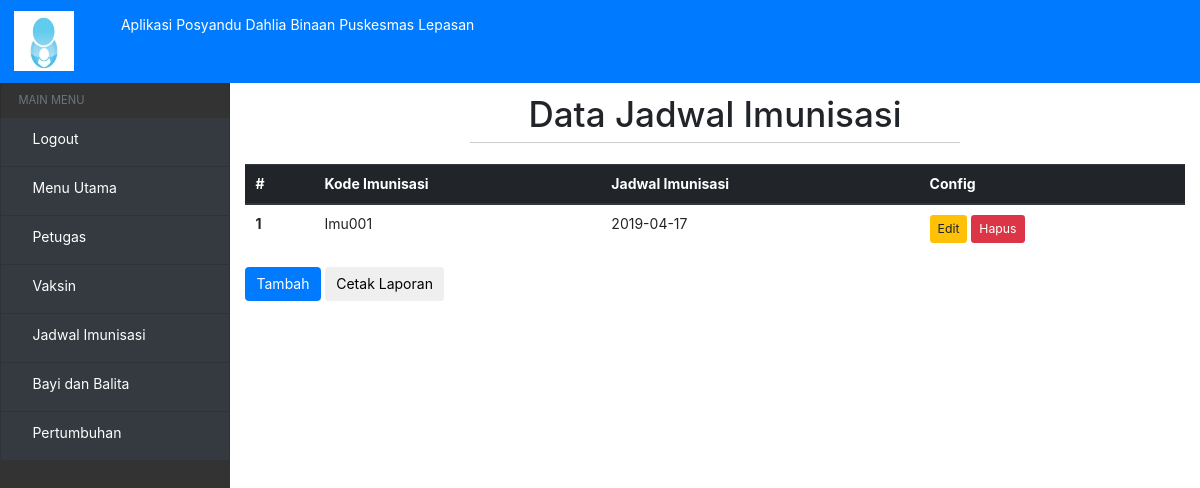
Before: /?view=jadwal-imunisasi (signed in) with the older database file.
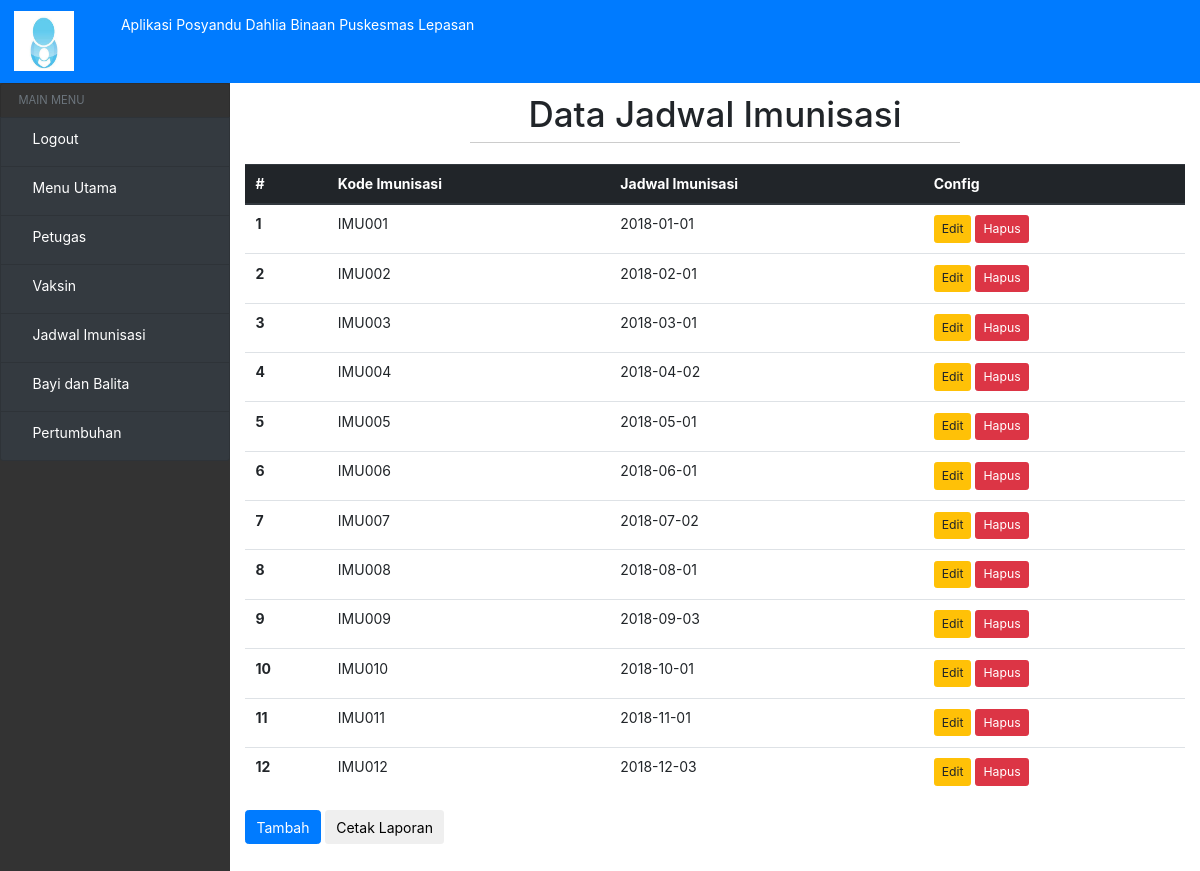
After: the same page with the newer database file.
### tables this page shows
CREATE TABLE `jadwal_imunisasi` (
  `Kode_imunisasi` varchar(10) NOT NULL,
  `Jadwal_imunisasi` date NOT NULL
);

### models/admin.php (called while the page is built, shortened)
<?php
class Admin
{
  private $mysqli;
  function __construct($mysqli)
  {
    $this->mysqli = $mysqli;
  }
public function showImunisasi(){
  $db = $this->mysqli->conn;
  $sql = "SELECT * FROM jadwal_imunisasi";
  $query = $db->query($sql);
  return $query;
}
}
?>

### view/jadwal-imunisasi/jadwal-imunisasi.php (the view, shortened to what this page needs)
<?php if (@$_SESSION['user']) { ?>
<div class="header-hal">
    <h1>Data Jadwal Imunisasi</h1>
    <hr>
</div>
<div class="table-responsive">
<table class="table" id="table">
  <thead class="thead-dark">
    <tr>
      <th scope="col">#</th>
      <th scope="col">Kode Imunisasi</th>
      <th scope="col">Jadwal Imunisasi</th>
      <?php if (@$_SESSION['hak_akses'] == 0) { ?>
      <th scope="col">Config</th>
      <?php } ?>
    </tr>
  </thead>
  <tbody>
      <?php
     $data = $objAdmin->showImunisasi();
     $no = 1;
     while ($a = $data->fetch_object()) {
         ?>
    <tr>
      <th scope="row"><?= $no ?></th>
      <td><?= $a->Kode_imunisasi; ?></td>
      <td><?= $a->Jadwal_imunisasi; ?></td>
      <?php if (@$_SESSION['hak_akses'] == 0) { ?>
      <td>
          <a href="?view=rubah-imunisasi&kode=<?=$a->Kode_imunisasi; ?>" class="btn btn-sm btn-warning">Edit</a>
          <a href="?view=hapus-imunisasi&kode=<?=$a->Kode_imunisasi; ?>" class="btn btn-sm btn-danger">Hapus</a>
      </td>
      <?php } ?>
    </tr>
    <?php
     $no++;
     }
     ?>
  </tbody>
</table>
</div>
<?php if (@$_SESSION['hak_akses'] == 0) { ?>
<a href="?view=tambah-imunisasi">
    <button type="button" class="btn btn-primary">Tambah</button>
</a>
<a href="view/laporan/laporan-jadwal-imunisasi.php">
    <button type="button" class="btn btn-default">Cetak Laporan</button>
</a>
<?php } ?>
<?php } ?>

Changed rows visible on the page:
removed jadwal_imunisasi: Kode_imunisasi "Imu001", Jadwal_imunisasi "2019-04-17"
added jadwal_imunisasi: Kode_imunisasi "IMU001", Jadwal_imunisasi "2018-01-01"
added jadwal_imunisasi: Kode_imunisasi "IMU002", Jadwal_imunisasi "2018-02-01"
added jadwal_imunisasi: Kode_imunisasi "IMU003", Jadwal_imunisasi "2018-03-01"
added jadwal_imunisasi: Kode_imunisasi "IMU004", Jadwal_imunisasi "2018-04-02"
added jadwal_imunisasi: Kode_imunisasi "IMU005", Jadwal_imunisasi "2018-05-01"
added jadwal_imunisasi: Kode_imunisasi "IMU006", Jadwal_imunisasi "2018-06-01"
added jadwal_imunisasi: Kode_imunisasi "IMU007", Jadwal_imunisasi "2018-07-02"
added jadwal_imunisasi: Kode_imunisasi "IMU008", Jadwal_imunisasi "2018-08-01"
added jadwal_imunisasi: Kode_imunisasi "IMU009", Jadwal_imunisasi "2018-09-03"
added jadwal_imunisasi: Kode_imunisasi "IMU010", Jadwal_imunisasi "2018-10-01"
added jadwal_imunisasi: Kode_imunisasi "IMU011", Jadwal_imunisasi "2018-11-01"
added jadwal_imunisasi: Kode_imunisasi "IMU012", Jadwal_imunisasi "2018-12-03"
